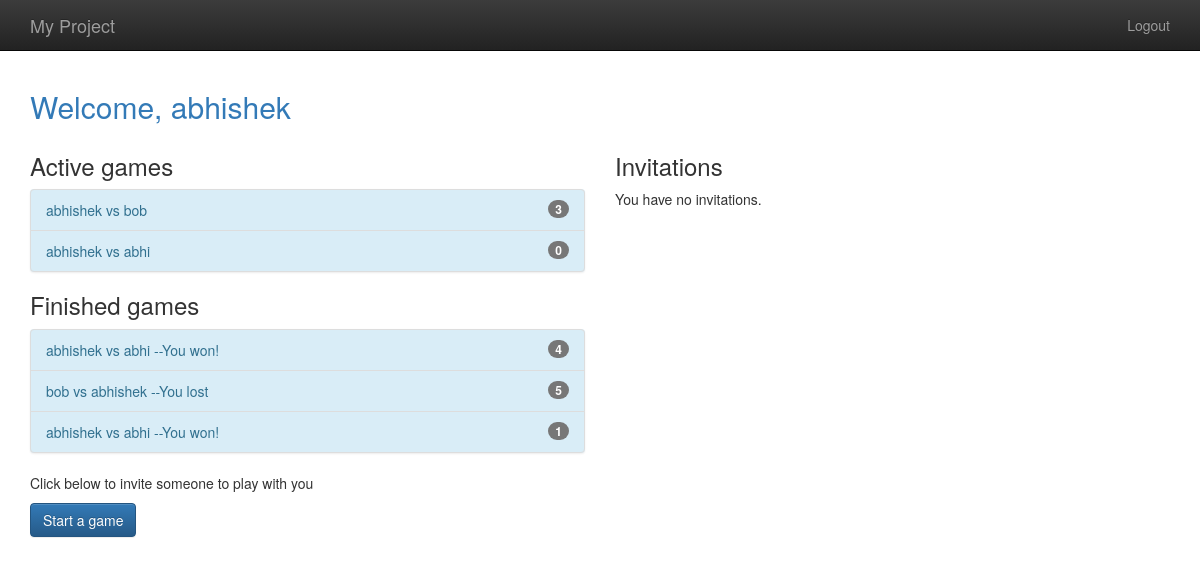
/player/home (signed in), run on the app's committed database.
### gameplay/models.py (models this page shows, shortened)
class Game(models.Model):
	first_player = models.ForeignKey(User,related_name="games_first_player",on_delete=models.DO_NOTHING)
	second_player = models.ForeignKey(User,related_name="games_second_player",on_delete=models.DO_NOTHING)
	start_time = models.DateTimeField(auto_now_add=True)
	last_active = models.DateTimeField(auto_now=True)
	status = models.CharField(max_length=1,default='F',choices=GAME_STATUS_CHOICES)
	objects = GamesQuerySet.as_manager()
	def get_absolute_url(self):
		return reverse('gameplay_detail',args=[self.id])
	def __str__(self):
		return "{0} vs {1}".format(self.first_player,self.second_player)

### player/views.py (the view)
# urls.py: path('home',home,name="player_home"),
@login_required
def home(request):
    my_games = Game.objects.games_for_user(request.user)
    active_games = my_games.active()
    finished_games = my_games.difference(active_games)
    invitations = request.user.invitations_received.all()
    return render(request,"player/home.html",{'active_games':active_games,'finished_games':finished_games,'invitations':invitations})

### gameplay/models.py (called while the page is built)
	def games_for_user(self,user):
		return self.filter(
			Q(first_player = user) | Q(second_player=user)
		)

	def active(self):
		return self.filter(
			Q(status='F') | Q(status='S')
		)

### templates/player/home.html (shortened to what this page needs)
{% extends "base.html" %}
{% block content %}
	<h2 class="text-primary">Welcome, {{ user.username }} </h2>
	<div class="row">
		<div class="col-md-6">
			<h3>Active games</h3>
			{% include "player/game_list_snippet.html" with games_list=active_games %}
			<h3>Finished games</h3>
			{% include "player/game_list_snippet.html" with games_list=finished_games %}
			<p>Click below to invite someone to play with you</p>
			<p>
				<a class="btn btn-primary" href="{% url 'player_new_invitation' %}">Start a game </a>
			</p>
		</div>
		<div class="col-md-6">
			<h3>Invitations</h3>
			{% if invitations %}
				<div class="list-group">
					{% for inv in invitations %}
						<a class="list-group-item" href="{% url 'player_accept_invitation' id=inv.id %}">
							{{ inv.from_user.username }} has invited you to a game.
						</a>
					{% endfor %}
				</div>
			{% else %}
				<p>You have no invitations.</p>
			{% endif %}
		</div>
	</div>
{% endblock %}

### templates/base.html (shortened to what this page needs)
{% load static %}
<!doctype html>
<html class="no-js" lang="">
    <head>
        {% block styling %}
          <link rel="stylesheet" href="{% static 'css/bootstrap.min.css' %}">
          <link rel="stylesheet" href="{% static 'css/bootstrap-theme.min.css' %}">
          <link rel="stylesheet" href="{% static 'css/main.css' %}">
        {% endblock styling %}
    </head>
    <body>
    <nav class="navbar navbar-inverse navbar-fixed-top" role="navigation">
      <div class="container">
        <div class="navbar-header">
          <a class="navbar-brand" href="/">My Project</a>
        </div>
        <ul class="nav navbar-nav navbar-right">
          {% if user.is_authenticated %}
            <li><a href="{% url 'player_logout' %}">Logout</a></li>
          {% else %}
            <li><a href="{% url 'player_login' %}">Login</a></li>
          {% endif %}
        </ul>
      </div>
    </nav>
    <div class="containers">
      {% block content %}
      {% endblock %}
    </div>
    </body>
</html>

### templates/player/game_list_snippet.html
{% if games_list %}
    <div class="list-group bg-info">
        {% for game in games_list %}
            <a class="list-group-item list-group-item-info" href="{{ game.get_absolute_url }}">
                {{ game }}
                {% if game.status not in 'FS' %}
                    {% if game.status == "D" %}
                        --Draw
                    {% elif game.status == "W" and user == game.first_player %}
                        --You won!
                    {% elif game.status == "L" and user == game.second_player %}
                        --You won!
                    {% else %}
                        --You lost
                    {% endif %}
                {% endif %}
                <span class="badge">{{ game.move_set.count }}</span>
            </a>
        {% endfor %}
    </div>
{% endif %}

### templates/base.html (style rules this page uses)
body { padding-top: 70px; padding-bottom: 20px; padding-left: 30px; padding-right: 30px; }

### data on the page
Game: first_player+second_player "abhishek vs bob", move_set.count "3"
Game: first_player+second_player "abhishek vs abhi", move_set.count "0"
Game: first_player+second_player "abhishek vs abhi", status "--You won!", move_set.count "4"
Game: first_player+second_player "bob vs abhishek", status "--You lost", move_set.count "5"
Game: first_player+second_player "abhishek vs abhi", status "--You won!", move_set.count "1"

### other printed values
{{ user.username }} "abhishek"
